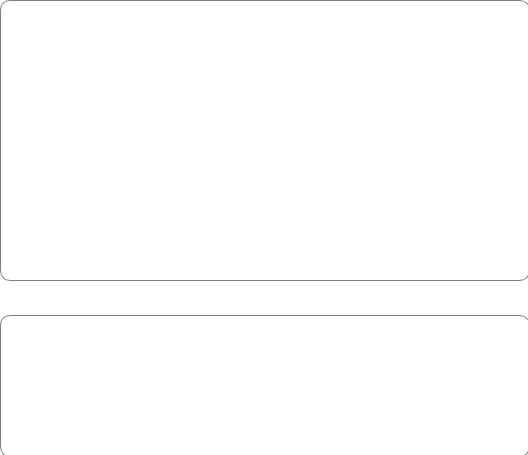
<?xml version="1.0" encoding="UTF-8"?>
<ui version="4.0">
 <class>privateChat</class>
 <widget class="QWidget" name="privateChat">
  <property name="geometry">
   <rect>
    <x>0</x>
    <y>0</y>
    <width>528</width>
    <height>455</height>
   </rect>
  </property>
  <property name="minimumSize">
   <size>
    <width>528</width>
    <height>455</height>
   </size>
  </property>
  <property name="maximumSize">
   <size>
    <width>528</width>
    <height>455</height>
   </size>
  </property>
  <property name="windowTitle">
   <string>Form</string>
  </property>
  <property name="styleSheet">
   <string notr="true">background-color: rgb(255, 255, 255);</string>
  </property>
  <widget class="QPlainTextEdit" name="readTextEdit">
   <property name="geometry">
    <rect>
     <x>0</x>
     <y>0</y>
     <width>530</width>
     <height>281</height>
    </rect>
   </property>
   <property name="styleSheet">
    <string notr="true">background-color: rgb(255,255,255);
border: 1px solid gray;/*设置边框的粗细，以及颜色*/
border-radius: 10px;/*设置圆角的大小*/
padding: 0 8px;/*如果没有内容光标在开始往后移动0.8像素点*/
selection-background-color: darkgray;</string>
   </property>
  </widget>
  <widget class="QPlainTextEdit" name="sendTextEdit">
   <property name="geometry">
    <rect>
     <x>0</x>
     <y>315</y>
     <width>530</width>
     <height>142</height>
    </rect>
   </property>
   <property name="minimumSize">
    <size>
     <width>530</width>
     <height>142</height>
    </size>
   </property>
   <property name="maximumSize">
    <size>
     <width>530</width>
     <height>142</height>
    </size>
   </property>
   <property name="styleSheet">
    <string notr="true">background-color: rgb(255,255,255);
border: 1px solid gray;/*设置边框的粗细，以及颜色*/
border-radius: 10px;/*设置圆角的大小*/
padding: 0 8px;/*如果没有内容光标在开始往后移动0.8像素点*/
selection-background-color: darkgray;</string>
   </property>
   <property name="frameShape">
    <enum>QFrame::NoFrame</enum>
   </property>
  </widget>
  <widget class="QPushButton" name="sendFileBtn">
   <property name="geometry">
    <rect>
     <x>0</x>
     <y>283</y>
     <width>31</width>
     <height>31</height>
    </rect>
   </property>
   <property name="styleSheet">
    <string notr="true">border: 1.5px solid white;/*设置边框的粗细，以及颜色*/
border-radius: 10px;/*设置圆角的大小*/
padding: 0 8px;/*如果没有内容光标在开始往后移动0.8像素点*/
selection-background-color: darkgray;

</string>
   </property>
   <property name="text">
    <string/>
   </property>
   <property name="icon">
    <iconset resource="myPix.qrc">
     <normaloff>:/myPix/Pix/file.png</normaloff>:/myPix/Pix/file.png</iconset>
   </property>
   <property name="iconSize">
    <size>
     <width>31</width>
     <height>31</height>
    </size>
   </property>
  </widget>
  <widget class="QPushButton" name="moreBtn">
   <property name="geometry">
    <rect>
     <x>45</x>
     <y>283</y>
     <width>31</width>
     <height>31</height>
    </rect>
   </property>
   <property name="styleSheet">
    <string notr="true">border: 1.5px solid white;/*设置边框的粗细，以及颜色*/
border-radius: 10px;/*设置圆角的大小*/
padding: 0 8px;/*如果没有内容光标在开始往后移动0.8像素点*/
selection-background-color: darkgray;
</string>
   </property>
   <property name="text">
    <string/>
   </property>
   <property name="icon">
    <iconset resource="myPix.qrc">
     <normaloff>:/myPix/Pix/more.png</normaloff>:/myPix/Pix/more.png</iconset>
   </property>
   <property name="iconSize">
    <size>
     <width>31</width>
     <height>31</height>
    </size>
   </property>
  </widget>
  <widget class="QPushButton" name="sendTestBtn">
   <property name="geometry">
    <rect>
     <x>497</x>
     <y>284</y>
     <width>31</width>
     <height>31</height>
    </rect>
   </property>
   <property name="styleSheet">
    <string notr="true">border: 1.5px solid white;/*设置边框的粗细，以及颜色*/
border-radius: 10px;/*设置圆角的大小*/
padding: 0 8px;/*如果没有内容光标在开始往后移动0.8像素点*/
selection-background-color: darkgray;
</string>
   </property>
   <property name="text">
    <string/>
   </property>
   <property name="icon">
    <iconset resource="myPix.qrc">
     <normaloff>:/myPix/Pix/enter.png</normaloff>:/myPix/Pix/enter.png</iconset>
   </property>
   <property name="iconSize">
    <size>
     <width>25</width>
     <height>25</height>
    </size>
   </property>
  </widget>
 </widget>
 <resources>
  <include location="myPix.qrc"/>
 </resources>
 <connections/>
</ui>
